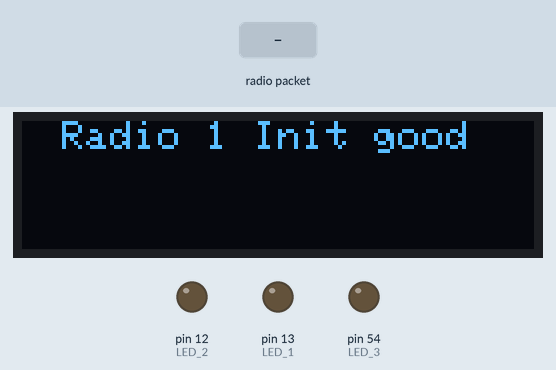
Simulated run of this sketch. Board: Arduino Mega 2560, built with avr-gcc and run on an emulated ATmega2560. Parts: 128×32 one-colour display, output pins drawn as LEDs (lit = HIGH). The test bench sets the inputs (shaded band). The display library's start-up logo is not drawn; no radio packets arrive unless stated; pins used as bus, display or sensor lines are not drawn; what the sketch prints to the serial monitor is not drawn.

Above: at 2.18 s.
At 3.4 s:
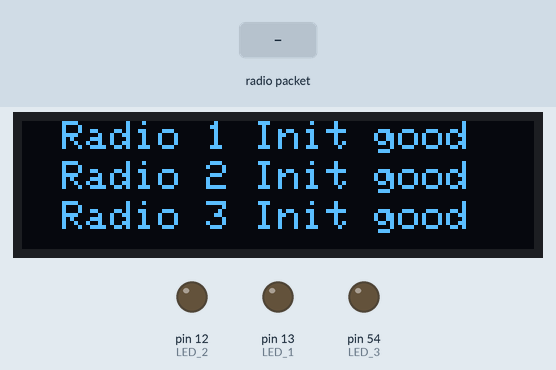
3.5 s: radio packet "1" arrives
At 4.9 s:
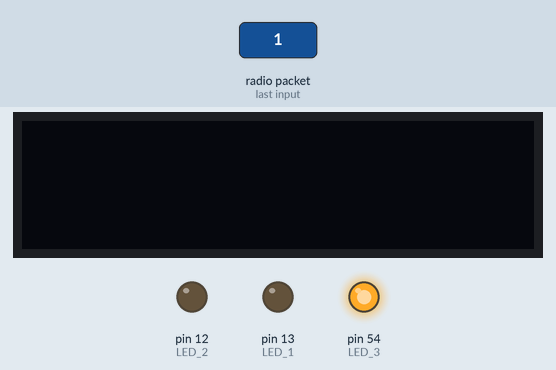
Timing chart, 0 to 6.5 s (numbered marks = the images above; inputs shaded):
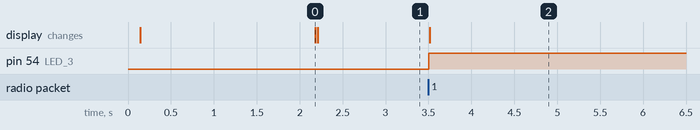

Measured:
- after the input at 3.5 s, pin 54 (LED_3): LOW → HIGH at once; the display: changes at once (image 2)

The sketch:

RX_Three_Modules.ino
```cpp
  // IMPORTS
#include <SPI.h>                  // Radio and Screen
#include <RH_RF95.h>              // Radio
#include <Wire.h>                 // Screen
#include <Adafruit_GFX.h>         // Screen
#include <Adafruit_SSD1306.h>     // Screen


  // RADIO MACROS -----------------------------------------------------------------------------------------------
// TX Freq, must match RX's Freq!
#define RF95_FREQ 915.0

// Custom wiring
  // Module 1
#define RFM95_1_RST     49
#define RFM95_1_CS      53
#define RFM95_1_INT     19

  // Module 2
#define RFM95_2_RST     23
#define RFM95_2_CS      22
#define RFM95_2_INT     18

  // Module 3
#define RFM95_3_RST     4
#define RFM95_3_CS      24
#define RFM95_3_INT     2


// Instances of the radio driver
RH_RF95 rf95_1(RFM95_1_CS, RFM95_1_INT);    // Module 1
RH_RF95 rf95_2(RFM95_2_CS, RFM95_2_INT);    // Module 2
RH_RF95 rf95_3(RFM95_3_CS, RFM95_3_INT);    // Module 3


  // SCREEN MACROS ----------------------------------------------------------------------------------------------
// Screen size
#define SCREEN_WIDTH 128 // OLED display width, in pixels
#define SCREEN_HEIGHT 32 // OLED display height, in pixels

// Misc screen macros
#define OLED_RESET     4 // Reset pin # (or -1 if sharing Arduino reset pin)
#define SCREEN_ADDRESS 0x3C   // See datasheet for Address; 0x3D for 128x64, 0x3C for 128x32

// Instance of screen driver
Adafruit_SSD1306 display(SCREEN_WIDTH, SCREEN_HEIGHT, &Wire, OLED_RESET);

  // LED MACROS -------------------------------------------------------------------------------------------------
#define LED_1 13
#define LED_2 12
#define LED_3 54    // Also does ANALOG

// Setup  -------------------------------------------------------------------------------------------------------
void setup()
{
  // LED Setup
  pinMode(LED_1, OUTPUT);
  pinMode(LED_2, OUTPUT);
  pinMode(LED_3, OUTPUT);

  // Serial setup ------------------------------------------------------
  Serial.begin(115200);     // Start serial connection
  while (!Serial)           // Wait for serial response
  {
    delay(1);
  }
  delay(100);


  // Screen setup -------------------------------------------------------
  // Make sure screen driver is properly intialized
  if(!display.begin(SSD1306_SWITCHCAPVCC, SCREEN_ADDRESS))
  {
    Serial.println("Screen setup failed");
    while (1);
  }

  // Show initial display buffer contents on the screen -- the library initializes this with an Adafruit splash screen.
  display.display();
  delay(2000); // Pause for 2 seconds

  // Clear the screen buffer
  display.clearDisplay();

  // Set text properties
  display.setTextSize(1); // Draw 2X-scale text
  display.setTextColor(SSD1306_WHITE);


  // Radio setup -------------------------------------------------------
  // Set up reset pin
  pinMode(RFM95_1_RST, OUTPUT);
  digitalWrite(RFM95_1_RST, HIGH);
  pinMode(RFM95_2_RST, OUTPUT);
  digitalWrite(RFM95_2_RST, HIGH);
  pinMode(RFM95_3_RST, OUTPUT);
  digitalWrite(RFM95_3_RST, HIGH);

  Serial.println("--Module Initialized--");

  // Manual reset
  digitalWrite(RFM95_1_RST, LOW);
  digitalWrite(RFM95_2_RST, LOW);
  digitalWrite(RFM95_3_RST, LOW);
  delay(10);
  digitalWrite(RFM95_1_RST, HIGH);
  digitalWrite(RFM95_2_RST, HIGH);
  digitalWrite(RFM95_3_RST, HIGH);
  delay(10);


  // Make sure module initialized successfully
  while (!rf95_1.init())
  {
    Serial.println("LoRa radio 1 init failed");
    while (1);
  }
  display.setCursor(10, 0);                 // Set screen cursor to position 1
  display.print(F("Radio 1 Init good"));
  display.display();

  while (!rf95_2.init())
  {
    Serial.println("LoRa radio 2 init failed");
    while (1);
  }
  display.setCursor(10, 10);                 // Set screen cursor to position 2
  display.print(F("Radio 2 Init good"));
  display.display();

  while (!rf95_3.init())
  {
    Serial.println("LoRa radio 3 init failed");
    while (1);
  }
  display.setCursor(10, 20);                 // Set screen cursor to position 3
  display.print(F("Radio 3 Init good"));
  display.display();


  Serial.println("All LoRa radios init OK!");

  // Make sure frequency is set properly - Defaults after init are 434.0MHz, modulation GFSK_Rb250Fd250, +13dbM
  if (!rf95_1.setFrequency(RF95_FREQ))
  {
    Serial.println("setFrequency 1 failed");
    while (1);
  }
  if (!rf95_2.setFrequency(RF95_FREQ))
  {
    Serial.println("setFrequency 2 failed");
    while (1);
  }
  if (!rf95_3.setFrequency(RF95_FREQ))
  {
    Serial.println("setFrequency 3 failed");
    while (1);
  }
  Serial.print("Set Freq to: "); Serial.println(RF95_FREQ);

  // Set TX power
  rf95_1.setTxPower(23, false);   // Set to 23 dBm (default is 13 dBm)
  rf95_2.setTxPower(23, false);   // Set to 23 dBm (default is 13 dBm)
  rf95_3.setTxPower(23, false);   // Set to 23 dBm (default is 13 dBm)

}


// Loop --------------------------------------------------------------------------------------------------------
int16_t packetnum = 0;  // packet counter, we increment per xmission

void loop()
{
  digitalWrite(LED_2, LOW);

  if (rf95_1.available() && rf95_2.available() && rf95_3.available())
  {
    Serial.println("----------------");
    display.clearDisplay();                                       // Clear the screen buffer
    //digitalWrite(LED_1, HIGH);
    digitalWrite(LED_3, HIGH);

    // Should be a message for us now
    uint8_t buf_1[RH_RF95_MAX_MESSAGE_LEN];
    uint8_t len_1 = sizeof(buf_1);

    uint8_t buf_2[RH_RF95_MAX_MESSAGE_LEN];
    uint8_t len_2 = sizeof(buf_2);

    uint8_t buf_3[RH_RF95_MAX_MESSAGE_LEN];
    uint8_t len_3 = sizeof(buf_3);

    if (rf95_1.recv(buf_1, &len_1) && rf95_2.recv(buf_2, &len_2)  && rf95_3.recv(buf_3, &len_3))
    {
//      RH_RF95::printBuffer("Received from 1: ", buf_1, len_1);
//      RH_RF95::printBuffer("Received from 2: ", buf_2, len_2);
      digitalWrite(LED_2, HIGH);

      // Print to serial
      Serial.print("Got 1: ");
      Serial.println((char*)buf_1);

      Serial.print("Got 2: ");
      Serial.println((char*)buf_2);

      Serial.print("Got 3: ");
      Serial.println((char*)buf_3);

      // Print to screen
      display.setCursor(10, 0);                 // Set screen cursor to position 1
      display.print(F("RSSI: "));
      display.println(rf95_1.lastRssi(), DEC);

      display.setCursor(10, 10);                // Set screen cursor to position 2
      display.print(F("RSSI: "));
      display.println(rf95_2.lastRssi(), DEC);

      display.setCursor(10, 20);                // Set screen cursor to position 3
      display.print(F("RSSI: "));
      display.println(rf95_3.lastRssi(), DEC);
    }
    else
    {
      Serial.println("Receive failed");
    }
  }

  display.display();
}
```
